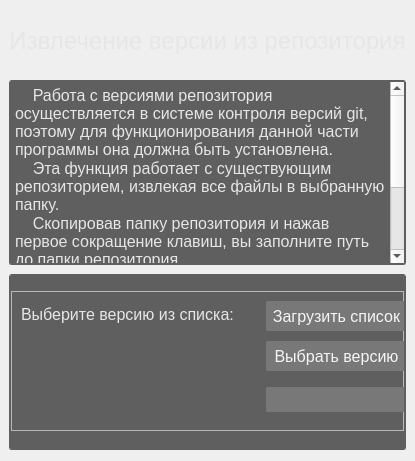
         <widget class="QWidget" name="control_version_tab">
          <property name="styleSheet">
           <string notr="true">QWidget#control_version_tab
{
	background-color: rgb(70,70,70);
}</string>
          </property>
          <layout class="QVBoxLayout" name="verticalLayout_3">
           <property name="spacing">
            <number>9</number>
           </property>
           <property name="leftMargin">
            <number>9</number>
           </property>
           <property name="rightMargin">
            <number>9</number>
           </property>
           <item>
            <widget class="QLabel" name="repo_get_ver_descript">
             <property name="minimumSize">
              <size>
               <width>0</width>
               <height>60</height>
              </size>
             </property>
             <property name="maximumSize">
              <size>
               <width>16777215</width>
               <height>60</height>
              </size>
             </property>
             <property name="font">
              <font>
               <family>Segoe UI</family>
               <pointsize>18</pointsize>
              </font>
             </property>
             <property name="styleSheet">
              <string notr="true">QLabel
{
	color: rgb(230,230,230);
}</string>
             </property>
             <property name="text">
              <string>Извлечение версии из репозитория</string>
             </property>
             <property name="alignment">
              <set>Qt::AlignCenter</set>
             </property>
            </widget>
           </item>
           <item>
            <widget class="QPlainTextEdit" name="repo_get_ver_plain">
             <property name="maximumSize">
              <size>
               <width>16777215</width>
               <height>185</height>
              </size>
             </property>
             <property name="font">
              <font>
               <family>Segoe UI</family>
               <pointsize>12</pointsize>
              </font>
             </property>
             <property name="styleSheet">
              <string notr="true">QPlainTextEdit
{
	color: rgb(230,230,230);
	background-color:rgb(95,95,95);
	border-style: double;
	border-width: 2px;
    border-radius: 2px;
	border-color: rgb(95,95,95)
}</string>
             </property>
             <property name="lineWrapMode">
              <enum>QPlainTextEdit::WidgetWidth</enum>
             </property>
             <property name="plainText">
              <string>    Работа с версиями репозитория осуществляется в системе контроля версий git, поэтому для функционирования данной части программы она должна быть установлена.
    Эта функция работает с существующим репозиторием, извлекая все файлы в выбранную папку.
    Скопировав папку репозитория и нажав первое сокращение клавиш, вы заполните путь до папки репозитория.
    Скопировав конечную папку и нажав второе сокращение клавиш, вы заполните путь до конечной папки.
    Вы можете указать хэш версии сами (на случай, если коммит не виден ниоткуда).</string>
             </property>
             <property name="textInteractionFlags">
              <set>Qt::NoTextInteraction</set>
             </property>
            </widget>
           </item>
           <item>
            <widget class="QFrame" name="botton_control_version_frame">
             <property name="styleSheet">
              <string notr="true">QFrame#botton_control_version_frame
{
	color: rgb(230,230,230);
	background-color:rgb(95,95,95);
	border-style: double;
	border-width: 2px;
    border-radius: 2px;
	border-color: rgb(95,95,95)
}</string>
             </property>
             <property name="frameShape">
              <enum>QFrame::StyledPanel</enum>
             </property>
             <property name="frameShadow">
              <enum>QFrame::Raised</enum>
             </property>
             <layout class="QVBoxLayout" name="verticalLayout_4">
              <property name="leftMargin">
               <number>0</number>
              </property>
              <property name="topMargin">
               <number>4</number>
              </property>
              <property name="rightMargin">
               <number>0</number>
              </property>
              <property name="bottomMargin">
               <number>10</number>
              </property>
              <item>
               <widget class="QFrame" name="repo_get_repo_folder_frame">
                <property name="maximumSize">
                 <size>
                  <width>16777215</width>
                  <height>55</height>
                 </size>
                </property>
                <property name="frameShape">
                 <enum>QFrame::StyledPanel</enum>
                </property>
                <property name="frameShadow">
                 <enum>QFrame::Raised</enum>
                </property>
                <widget class="QLabel" name="repo_get_repo_folder_descript">
                 <property name="geometry">
                  <rect>
                   <x>10</x>
                   <y>22</y>
                   <width>207</width>
                   <height>21</height>
                  </rect>
                 </property>
                 <property name="font">
                  <font>
                   <family>Segoe UI</family>
                   <pointsize>12</pointsize>
                  </font>
                 </property>
                 <property name="styleSheet">
                  <string notr="true">QLabel
{
	color: rgb(230,230,230);
}</string>
                 </property>
                 <property name="text">
                  <string>Укажите папку репозитория:</string>
                 </property>
                </widget>
                <widget class="QPushButton" name="repo_get_repo_folder_button">
                 <property name="geometry">
                  <rect>
                   <x>255</x>
                   <y>20</y>
                   <width>141</width>
                   <height>30</height>
                  </rect>
                 </property>
                 <property name="minimumSize">
                  <size>
                   <width>0</width>
                   <height>25</height>
                  </size>
                 </property>
                 <property name="font">
                  <font>
                   <family>Segoe UI</family>
                   <pointsize>12</pointsize>
                  </font>
                 </property>
                 <property name="styleSheet">
                  <string notr="true">QPushButton
 { background-color: rgb(120, 120, 120);
	color: rgb(245, 245, 245);
	border-style: double;
	border-width: 1px;
    border-radius: 1px;
	border-color: rgb(120, 120, 120); }
QPushButton:hover
 { background-color: rgb(130, 130, 130);
	color: rgb(245, 245, 245);
	border-color: rgb(130, 130, 130); }
QPushButton:pressed
 { background-color: rgb(110, 110, 110);
	color: rgb(245, 245, 245);
	border-color: rgb(190, 190, 190); }</string>
                 </property>
                 <property name="text">
                  <string>Выбрать папку...</string>
                 </property>
                </widget>
                <widget class="QLineEdit" name="repo_get_repo_folder_name">
                 <property name="geometry">
                  <rect>
                   <x>415</x>
                   <y>20</y>
                   <width>351</width>
                   <height>25</height>
                  </rect>
                 </property>
                 <property name="font">
                  <font>
                   <family>Segoe UI</family>
                   <pointsize>12</pointsize>
                  </font>
                 </property>
                 <property name="styleSheet">
                  <string notr="true">QLineEdit{
	background-color: rgb(120, 120, 120);
	color: rgb(245, 245, 245);
	border-style: double;
	border-width: 1px;
    border-radius: 1px;
	border-color: rgb(120, 120, 120);
}
QLineEdit:hover{
	 background-color: rgb(130, 130, 130);
	color: rgb(245, 245, 245);
	border-color: rgb(130, 130, 130); 
	border-style: double;
	border-width: 1px;
    border-radius: 1px;
}
QLineEdit:focus{
	background-color: rgb(100, 100, 100);
	color: rgb(235, 235, 235);
	border-style: double;
	border-width: 1px;
    border-radius: 1px;
	border-color: rgb(190, 190, 190) ;
}</string>
                 </property>
                 <property name="readOnly">
                  <bool>true</bool>
                 </property>
                </widget>
               </widget>
              </item>
              <item>
               <widget class="QFrame" name="repo_get_ver_list_frame">
                <property name="minimumSize">
                 <size>
                  <width>0</width>
                  <height>140</height>
                 </size>
                </property>
                <property name="maximumSize">
                 <size>
                  <width>16777215</width>
                  <height>130</height>
                 </size>
                </property>
                <property name="frameShape">
                 <enum>QFrame::StyledPanel</enum>
                </property>
                <property name="frameShadow">
                 <enum>QFrame::Raised</enum>
                </property>
                <widget class="QLineEdit" name="repo_get_ver_list_name">
                 <property name="geometry">
                  <rect>
                   <x>255</x>
                   <y>96</y>
                   <width>141</width>
                   <height>25</height>
                  </rect>
                 </property>
                 <property name="font">
                  <font>
                   <family>Segoe UI</family>
                   <pointsize>12</pointsize>
                  </font>
                 </property>
                 <property name="styleSheet">
                  <string notr="true">QLineEdit{
	background-color: rgb(120, 120, 120);
	color: rgb(245, 245, 245);
	border-style: double;
	border-width: 1px;
    border-radius: 1px;
	border-color: rgb(120, 120, 120);
}
QLineEdit:hover{
	 background-color: rgb(130, 130, 130);
	color: rgb(245, 245, 245);
	border-color: rgb(130, 130, 130); 
	border-style: double;
	border-width: 1px;
    border-radius: 1px;
}
QLineEdit:focus{
	background-color: rgb(100, 100, 100);
	color: rgb(235, 235, 235);
	border-style: double;
	border-width: 1px;
    border-radius: 1px;
	border-color: rgb(190, 190, 190) ;
}</string>
                 </property>
                </widget>
                <widget class="QListWidget" name="repo_get_ver_list_main">
                 <property name="geometry">
                  <rect>
                   <x>415</x>
                   <y>10</y>
                   <width>351</width>
                   <height>111</height>
                  </rect>
                 </property>
                 <property name="styleSheet">
                  <string notr="true">QListWidget
 { background-color: rgb(120, 120, 120);
	color: rgb(245, 245, 245);
	border-style: double;
	border-width: 1px;
    border-radius: 1px;
	border-color: rgb(120, 120, 120);
}</string>
                 </property>
                </widget>
                <widget class="QPushButton" name="repo_get_ver_list_button">
                 <property name="geometry">
                  <rect>
                   <x>255</x>
                   <y>50</y>
                   <width>141</width>
                   <height>30</height>
                  </rect>
                 </property>
                 <property name="minimumSize">
                  <size>
                   <width>0</width>
                   <height>30</height>
                  </size>
                 </property>
                 <property name="font">
                  <font>
                   <family>Segoe UI</family>
                   <pointsize>12</pointsize>
                  </font>
                 </property>
                 <property name="styleSheet">
                  <string notr="true">QPushButton
 { background-color: rgb(120, 120, 120);
	color: rgb(245, 245, 245);
	border-style: double;
	border-width: 1px;
    border-radius: 1px;
	border-color: rgb(120, 120, 120); }
QPushButton:hover
 { background-color: rgb(130, 130, 130);
	color: rgb(245, 245, 245);
	border-color: rgb(130, 130, 130); }
QPushButton:pressed
 { background-color: rgb(110, 110, 110);
	color: rgb(245, 245, 245);
	border-color: rgb(190, 190, 190); }</string>
                 </property>
                 <property name="text">
                  <string>Выбрать версию</string>
                 </property>
                </widget>
                <widget class="QLabel" name="repo_get_ver_list_descript">
                 <property name="geometry">
                  <rect>
                   <x>10</x>
                   <y>13</y>
                   <width>271</width>
                   <height>21</height>
                  </rect>
                 </property>
                 <property name="font">
                  <font>
                   <family>Segoe UI</family>
                   <pointsize>12</pointsize>
                  </font>
                 </property>
                 <property name="styleSheet">
                  <string notr="true">QLabel
{
	color: rgb(230,230,230);
}</string>
                 </property>
                 <property name="text">
                  <string>Выберите версию из списка:</string>
                 </property>
                </widget>
                <widget class="QPushButton" name="repo_get_ver_list_load">
                 <property name="geometry">
                  <rect>
                   <x>255</x>
                   <y>10</y>
                   <width>141</width>
                   <height>30</height>
                  </rect>
                 </property>
                 <property name="minimumSize">
                  <size>
                   <width>0</width>
                   <height>30</height>
                  </size>
                 </property>
                 <property name="font">
                  <font>
                   <family>Segoe UI</family>
                   <pointsize>12</pointsize>
                  </font>
                 </property>
                 <property name="styleSheet">
                  <string notr="true">QPushButton
 { background-color: rgb(120, 120, 120);
	color: rgb(245, 245, 245);
	border-style: double;
	border-width: 1px;
    border-radius: 1px;
	border-color: rgb(120, 120, 120); }
QPushButton:hover
 { background-color: rgb(130, 130, 130);
	color: rgb(245, 245, 245);
	border-color: rgb(130, 130, 130); }
QPushButton:pressed
 { background-color: rgb(110, 110, 110);
	color: rgb(245, 245, 245);
	border-color: rgb(190, 190, 190); }</string>
                 </property>
                 <property name="text">
                  <string>Загрузить список</string>
                 </property>
                </widget>
               </widget>
              </item>
              <item>
               <widget class="QFrame" name="repo_get_end_folder_frame">
                <property name="maximumSize">
                 <size>
                  <width>16777215</width>
                  <height>60</height>
                 </size>
                </property>
                <property name="frameShape">
                 <enum>QFrame::StyledPanel</enum>
                </property>
                <property name="frameShadow">
                 <enum>QFrame::Raised</enum>
                </property>
                <widget class="QLabel" name="repo_get_end_folder_descript">
                 <property name="geometry">
                  <rect>
                   <x>10</x>
                   <y>23</y>
                   <width>211</width>
                   <height>21</height>
                  </rect>
                 </property>
                 <property name="font">
                  <font>
                   <family>Segoe UI</family>
                   <pointsize>12</pointsize>
                  </font>
                 </property>
                 <property name="styleSheet">
                  <string notr="true">QLabel
{
	color: rgb(230,230,230);
}</string>
                 </property>
                 <property name="text">
                  <string>Укажите конечную папку:</string>
                 </property>
                </widget>
                <widget class="QPushButton" name="repo_get_end_folder_button">
                 <property name="geometry">
                  <rect>
                   <x>255</x>
                   <y>20</y>
                   <width>141</width>
                   <height>30</height>
                  </rect>
                 </property>
                 <property name="minimumSize">
                  <size>
                   <width>0</width>
                   <height>30</height>
                  </size>
                 </property>
                 <property name="font">
                  <font>
                   <family>Segoe UI</family>
                   <pointsize>12</pointsize>
                  </font>
                 </property>
                 <property name="styleSheet">
                  <string notr="true">QPushButton
 { background-color: rgb(120, 120, 120);
	color: rgb(245, 245, 245);
	border-style: double;
	border-width: 1px;
    border-radius: 1px;
	border-color: rgb(120, 120, 120); }
QPushButton:hover
 { background-color: rgb(130, 130, 130);
	color: rgb(245, 245, 245);
	border-color: rgb(130, 130, 130); }
QPushButton:pressed
 { background-color: rgb(110, 110, 110);
	color: rgb(245, 245, 245);
	border-color: rgb(190, 190, 190); }</string>
                 </property>
                 <property name="text">
                  <string>Выбрать папку...</string>
                 </property>
                </widget>
                <widget class="QLineEdit" name="repo_get_end_folder_name">
                 <property name="geometry">
                  <rect>
                   <x>415</x>
                   <y>20</y>
                   <width>351</width>
                   <height>25</height>
                  </rect>
                 </property>
                 <property name="font">
                  <font>
                   <family>Segoe UI</family>
                   <pointsize>12</pointsize>
                  </font>
                 </property>
                 <property name="styleSheet">
                  <string notr="true">QLineEdit{
	background-color: rgb(120, 120, 120);
	color: rgb(245, 245, 245);
	border-style: double;
	border-width: 1px;
    border-radius: 1px;
	border-color: rgb(120, 120, 120);
}
QLineEdit:hover{
	 background-color: rgb(130, 130, 130);
	color: rgb(245, 245, 245);
	border-color: rgb(130, 130, 130); 
	border-style: double;
	border-width: 1px;
    border-radius: 1px;
}
QLineEdit:focus{
	background-color: rgb(100, 100, 100);
	color: rgb(235, 235, 235);
	border-style: double;
	border-width: 1px;
    border-radius: 1px;
	border-color: rgb(190, 190, 190) ;
}</string>
                 </property>
                 <property name="readOnly">
                  <bool>true</bool>
                 </property>
                </widget>
               </widget>
              </item>
              <item>
               <widget class="QFrame" name="repo_get_do_frame">
                <property name="maximumSize">
                 <size>
                  <width>16777215</width>
                  <height>40</height>
                 </size>
                </property>
                <property name="frameShape">
                 <enum>QFrame::StyledPanel</enum>
                </property>
                <property name="frameShadow">
                 <enum>QFrame::Raised</enum>
                </property>
                <widget class="QPushButton" name="repo_get_do_button">
                 <property name="geometry">
                  <rect>
                   <x>415</x>
                   <y>0</y>
                   <width>351</width>
                   <height>37</height>
                  </rect>
                 </property>
                 <property name="minimumSize">
                  <size>
                   <width>0</width>
                   <height>35</height>
                  </size>
                 </property>
                 <property name="font">
                  <font>
                   <family>Segoe UI</family>
                   <pointsize>12</pointsize>
                  </font>
                 </property>
                 <property name="styleSheet">
                  <string notr="true">QPushButton
 { background-color: rgb(120, 120, 120);
	color: rgb(245, 245, 245);
	border-style: double;
	border-width: 1px;
    border-radius: 1px;
	border-color: rgb(120, 120, 120); }
QPushButton:hover
 { background-color: rgb(130, 130, 130);
	color: rgb(245, 245, 245);
	border-color: rgb(130, 130, 130); }
QPushButton:pressed
 { background-color: rgb(110, 110, 110);
	color: rgb(245, 245, 245);
	border-color: rgb(190, 190, 190); }</string>
                 </property>
                 <property name="text">
                  <string>Выгрузить файлы!</string>
                 </property>
                </widget>
                <widget class="QLabel" name="repo_get_do_descript">
                 <property name="geometry">
                  <rect>
                   <x>10</x>
                   <y>10</y>
                   <width>291</width>
                   <height>21</height>
                  </rect>
                 </property>
                 <property name="font">
                  <font>
                   <family>Segoe UI</family>
                   <pointsize>12</pointsize>
                  </font>
                 </property>
                 <property name="styleSheet">
                  <string notr="true">QLabel
{
	color: rgb(230,230,230);
}</string>
                 </property>
                 <property name="text">
                  <string>Выгрузите файлы, нажав на кнопку: </string>
                 </property>
                </widget>
               </widget>
              </item>
             </layout>
            </widget>
           </item>
          </layout>
         </widget>
